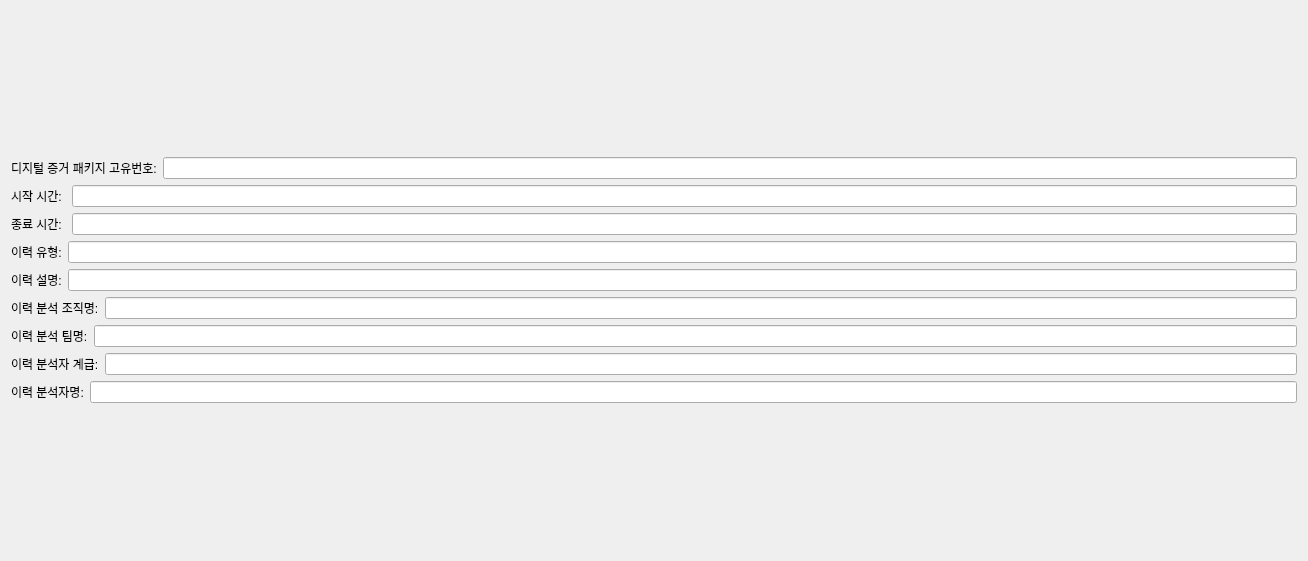
              <widget class="QWidget" name="scrollAreaWidgetContents_12">
               <property name="geometry">
                <rect>
                 <x>0</x>
                 <y>0</y>
                 <width>1308</width>
                 <height>561</height>
                </rect>
               </property>
               <layout class="QGridLayout" name="gridLayout_16">
                <item row="0" column="0">
                 <layout class="QVBoxLayout" name="Log__verticalLayout_1">
                  <item>
                   <layout class="QHBoxLayout" name="Log_digital_evidence_package_management_id___horizontalLayout_1">
                    <item>
                     <widget class="QLabel" name="Log_digital_evidence_package_management_id__label_1">
                      <property name="text">
                       <string>디지털 증거 패키지 고유번호:</string>
                      </property>
                     </widget>
                    </item>
                    <item>
                     <widget class="QLineEdit" name="Log_digital_evidence_package_management_id__lineEdit_1"/>
                    </item>
                   </layout>
                  </item>
                  <item>
                   <layout class="QHBoxLayout" name="Log_Digital_Evidence_Pack_History_Start_Date_Time__horizontalLayout_1">
                    <item>
                     <widget class="QLabel" name="Log_Digital_Evidence_Pack_History_Start_Date_Time__label_1">
                      <property name="text">
                       <string>시작 시간: </string>
                      </property>
                     </widget>
                    </item>
                    <item>
                     <widget class="QLineEdit" name="Log_Digital_Evidence_Pack_History_Start_Date_Time__lineEdit_1"/>
                    </item>
                   </layout>
                  </item>
                  <item>
                   <layout class="QHBoxLayout" name="Log_Digital_Evidence_Pack_History_End_Date_Time__horizontalLayout_1">
                    <item>
                     <widget class="QLabel" name="Log_Digital_Evidence_Pack_History_End_Date_Time__label_1">
                      <property name="text">
                       <string>종료 시간: </string>
                      </property>
                     </widget>
                    </item>
                    <item>
                     <widget class="QLineEdit" name="Log_Digital_Evidence_Pack_History_End_Date_Time__lineEdit_1"/>
                    </item>
                   </layout>
                  </item>
                  <item>
                   <layout class="QHBoxLayout" name="Log_log_type__horizontalLayout_1">
                    <item>
                     <widget class="QLabel" name="Log_log_type__label_1">
                      <property name="text">
                       <string>이력 유형:</string>
                      </property>
                     </widget>
                    </item>
                    <item>
                     <widget class="QLineEdit" name="Log_log_type__lineEdit_1"/>
                    </item>
                   </layout>
                  </item>
                  <item>
                   <layout class="QHBoxLayout" name="Log_log_description__horizontalLayout_1">
                    <item>
                     <widget class="QLabel" name="Log_log_description__label_1">
                      <property name="text">
                       <string>이력 설명:</string>
                      </property>
                     </widget>
                    </item>
                    <item>
                     <widget class="QLineEdit" name="Log_log_description__lineEdit_1"/>
                    </item>
                   </layout>
                  </item>
                  <item>
                   <layout class="QHBoxLayout" name="Log_devision_name_of_logger__horizontalLayout_1">
                    <item>
                     <widget class="QLabel" name="Log_devision_name_of_logger__label_1">
                      <property name="text">
                       <string>이력 분석 조직명:</string>
                      </property>
                     </widget>
                    </item>
                    <item>
                     <widget class="QLineEdit" name="Log_devision_name_of_logger__lineEdit_1"/>
                    </item>
                   </layout>
                  </item>
                  <item>
                   <layout class="QHBoxLayout" name="Log_team_name_of_logger__horizontalLayout_1">
                    <item>
                     <widget class="QLabel" name="Log_team_name_of_logger__label_1">
                      <property name="text">
                       <string>이력 분석 팀명:</string>
                      </property>
                     </widget>
                    </item>
                    <item>
                     <widget class="QLineEdit" name="Log_team_name_of_logger__lineEdit_1"/>
                    </item>
                   </layout>
                  </item>
                  <item>
                   <layout class="QHBoxLayout" name="Log_rank_of_logger__horizontalLayout_1">
                    <item>
                     <widget class="QLabel" name="Log_rank_of_logger__label_1">
                      <property name="text">
                       <string>이력 분석자 계급:</string>
                      </property>
                     </widget>
                    </item>
                    <item>
                     <widget class="QLineEdit" name="Log_rank_of_logger__lineEdit_1"/>
                    </item>
                   </layout>
                  </item>
                  <item>
                   <layout class="QHBoxLayout" name="Log_name_of_logger__horizontalLayout_1">
                    <item>
                     <widget class="QLabel" name="Log_name_of_logger__label_1">
                      <property name="text">
                       <string>이력 분석자명:</string>
                      </property>
                     </widget>
                    </item>
                    <item>
                     <widget class="QLineEdit" name="Log_name_of_logger__lineEdit_1"/>
                    </item>
                   </layout>
                  </item>
                 </layout>
                </item>
               </layout>
              </widget>
